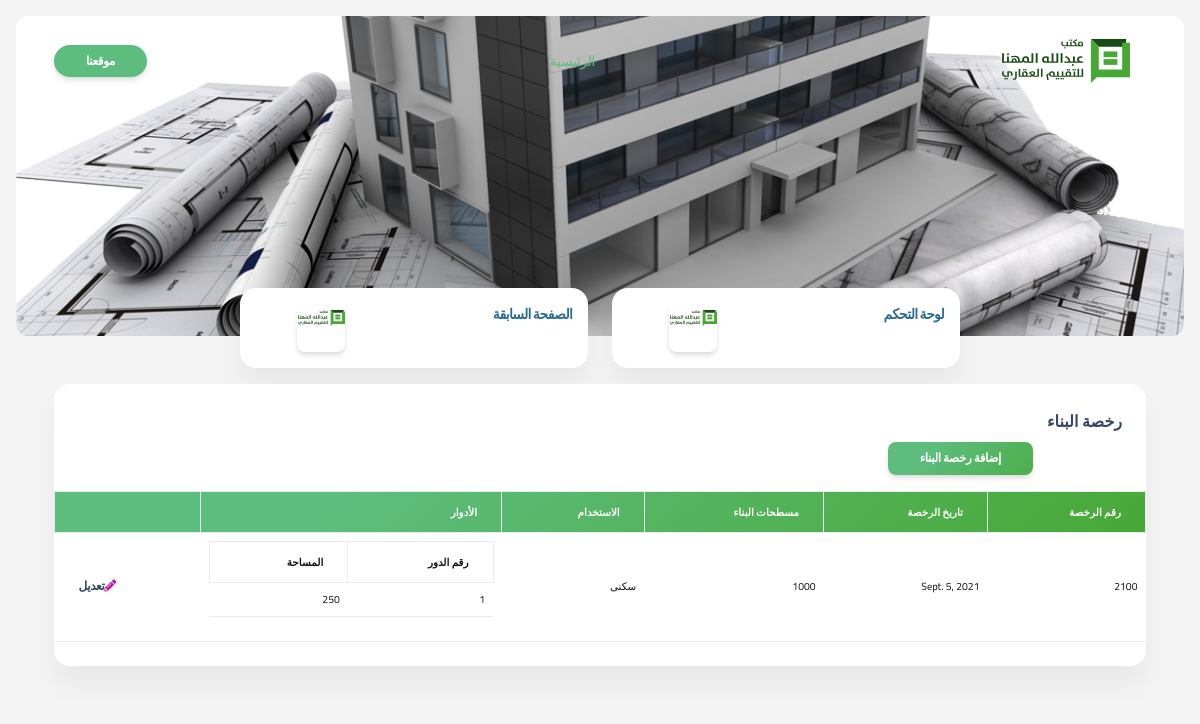
Page /documents/Licenses/all on the committed database.
### documents/models.py (models this page shows, shortened)
class ConstructionLicense(models.Model):
    licenseNumber = models.IntegerField(primary_key=True)
    date = models.DateField(null=True, blank=True)
    buildingSurfaces = models.CharField(max_length=255, null=True, blank=True)
    usage = models.CharField(max_length=255, null=True, blank=True)
    floors = models.ManyToManyField(ConstructionFloor)

class ConstructionFloor(models.Model):
    floorNumber = models.SmallIntegerField(null=True, blank=True)
    area = models.SmallIntegerField(null=True, blank=True)

### documents/views.py (the view)
# urls.py: path('Licenses/all', views.AllLicenses.as_view(), name='all-licenses'),
class AllLicenses(View):
    def get(self, request):
        data = ConstructionLicense.objects.all()
        return render(request, 'documents/constructionLicensce/allLicenses.html', context={"data": data})

### templates/documents/constructionLicensce/allLicenses.html (shortened to what this page needs)
{% extends 'masterpage.html' %}
{% load static %}
{% block body %}
<section class="min-vh-85 mb-8" style="background-color: #f4f4f4">
    <div class=" bg-kheer page-header align-items-start min-vh-90 pt-5 pb-11 m-3 border-radius-lg" style="background-image: url('../../../static/images/mahna.png')">
      <div class="container">
        <div class="row justify-content-center">
          <div class="col-lg-5 text-center mx-auto pt-lg-5">
          </div>
        </div>
      </div>
    </div>
    <div class="container">
     {% include 'partials/_menu.html' %}
        <div class="row pt-3">
             <div class="col-12">
        <div class="card mb-4">
            <div class="card-header pb-0">
                <h6> رخصة البناء</h6>
                <div class="row d-flex justify-content-center">
                    <div class="col-10 ">
                       <a href="{% url 'add-licenses' %}" class="btn btn-sm text-white bg-mahna">
                           إضافة رخصة البناء
                       </a>
                    </div>
                </div>
            </div>
            <div class="card-body px-0 pt-0 pb-2">
                 <div class="table-responsive">
                        <table class="table align-items-center table-bordered">
                            <thead class="bg-mahna" style="height: 2vh;">
                                <tr>
                                    <th class="text-xxs font-weight-bolder text-white">رقم الرخصة </th>
                                    <th class="text-xxs font-weight-bolder text-white">تاريخ الرخصة </th>
                                    <th class="text-xxs text-white font-weight-bolder">مسطحات البناء </th>
                                    <th class="text-xxs font-weight-bolder text-white">الاستخدام</th>
                                    <th class="text-xxs font-weight-bolder text-white"> الأدوار</th>
                                    <th class="text-secondary opacity-7 text-white"></th>
                                </tr>
                            </thead>
                            <tbody>
                             {% for item in data %}
                              <tr>
                                        <td>
                                                    <p class="mb-0 text-xxs txt-black">{{ item.licenseNumber }}</p>
                                        </td>
 <td>
                                                    <p class="mb-0 text-xxs txt-black">{{ item.date }}</p>
                                        </td>
                                   <td>
                                                    <p class="mb-0 text-xxs txt-black">{{ item.buildingSurfaces }}</p>
                                        </td>
                                   <td>
                                                    <p class="mb-0 text-xxs txt-black">{{ item.usage }}</p>
                                        </td>
                                   <td>
                                                  <table class="table align-items-center table-bordered">
                                                      <thead style="height: 2vh;">
                                                      <tr>
                                                          <th class="text-xxs font-weight-bolder txt-black">
                                                              رقم الدور
                                                          </th>
                                                          <th class="text-xxs font-weight-bolder txt-black">
                                                                 المساحة
                                                          </th>
                                                      </tr>
                                                      </thead>
                                                      <tbody>
                                                     {% for floor in item.floors.all %}
                                                         <tr>
                                                         <td>
                                                             <p class="mb-0 text-xxs txt-black">{{ floor.floorNumber }}</p>
                                                         </td>
                                                          <td>
                                                             <p class="mb-0 text-xxs txt-black">{{ floor.area }}</p>
                                                         </td>
                                                         </tr>
                                                         {% endfor %}
                                                      </tbody>
                                                  </table>
                                        </td>
                                  <td class="ms-auto text-start">
                                            <a class="btn btn-link text-dark px-3 mb-0" href="{% url 'update-licenses' item.pk %}"><i class="fas fa-pencil-alt text-primary me-2" aria-hidden="true"></i>تعديل</a>
                                        </td>
                                    </tr>
                               {% endfor %}
                            </tbody>
                        </table>
</div>
            </div>
        </div>
        </div>
   </div>
    </div>
  </section>
{% endblock body %}

### rows in the picture
ConstructionLicense: licenseNumber "2100", date "Sept. 5, 2021", buildingSurfaces "1000", usage "سكنى"
ConstructionFloor: floorNumber "1", area "250"
